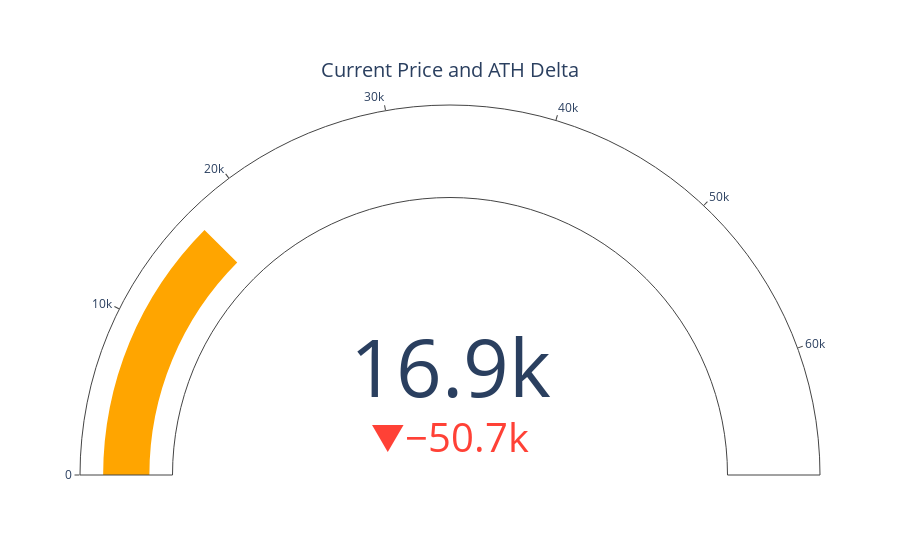

Write notebook code for a chart like this one.
### Code cell
import plotly.graph_objects as go

fig = go.Figure(go.Indicator(
    domain = {'x': [0, 1], 'y': [0, 1]},
    value = df.price.iloc[-1],
    mode = "gauge+number+delta",
    title = {'text': "Current Price and ATH Delta"},
    delta = {'reference': df.price[df['price']==df.price.max()].tolist()[0]},
    gauge = {'axis': {'range': [None, df.price[df['price']==df.price.max()].tolist()[0]]},
    'bar': {'color': "orange"}}))

fig.show()
fig.write_html("../static/priceath.html")

### Figure 1 — Plotly figure (JSON) as saved in the notebook; plotly's stock layout.template omitted (floating-point values rounded to 4 significant figures)
{"data": [{"delta": {"reference": 67530.0}, "domain": {"x": [0, 1], "y": [0, 1]}, "gauge": {"axis": {"range": [null, 67530.0]}, "bar": {"color": "orange"}}, "mode": "gauge+number+delta", "title": {"text": "Current Price and ATH Delta"}, "type": "indicator", "value": 16860.0}], "layout": {}}
